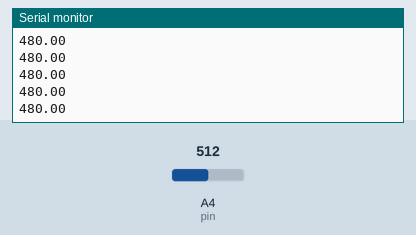
A sketch run on a simulated Arduino Uno, built with avr-gcc and run on an emulated ATmega328P. Parts: the last lines printed to the serial monitor. The test bench sets the inputs (shaded band); at power-on: A4 (pin) = 512.

Above: at 1.2 s.
1.3 s: A4 (pin) set to 716
At 1.9 s:
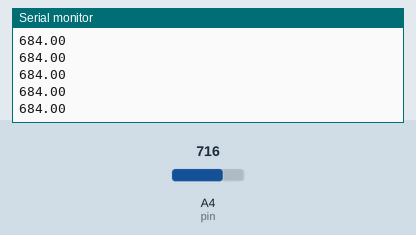
2.8 s: A4 (pin) set to 900
At 3.5 s:
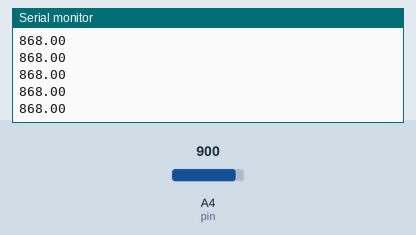
Timing chart, 0 to 5.8 s (numbered marks = the images above; inputs shaded):
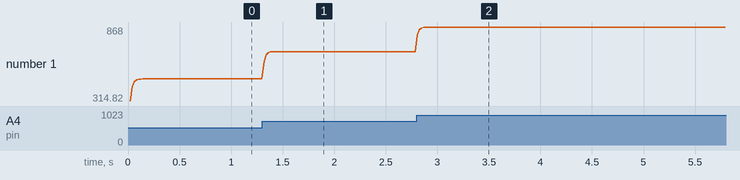

Measured:
- after the input at 1.3 s, the serial monitor: prints a new line at once (image 1)
- after the input at 2.8 s, the serial monitor: prints a new line at once (image 2)
- plotted number 1: 480 → 684 after the input at 1.3 s, 684 → 868 after the input at 2.8 s

The sketch:

Ventilator_Test_Flow.ino
```cpp
int zPressure;
float a;
float AVf_1;
#define pin A4

void setup() {
  Serial.begin(38400);

  zPressure = analogRead(pin) - 480;  //Mengkalibrasi ADC flow
  float fc = 15.167;
  float RC = 1.0 / (2 * 3.14159 * fc);
  a = RC / 0.02;
}

void loop() {
  // put your main code here, to run repeatedly:
  delay(20);
  bacaFlow();
}

void bacaFlow() {
  int analogValue = analogRead(pin) - zPressure; //Baca sensor flow
  //  int analogValue = analogRead(A4); //Baca sensor flow

  float AVf = (analogValue + a * AVf_1) / (a + 1);
  //  float Q = (0.5885 * AVf - 265.63);
  float Q;
  //  if (analogValue < 463) {
  //    Q = (1.2389 * AVf - 554.73);
  //  }
  //
  //  if (analogValue > 503) {
  //    Q = (-0.0008 * pow(AVf, 2)) + (1.0813 * AVf) - 308.96;
  //  }
  //
  //  if (analogValue <= 463 && analogValue >= 503){
  //    Q = (0.4157 * AVf) - 174.97;
  //  }
//  Serial.print(AVf); // cmH2O
//  Serial.print("\t");// cmH2O

//  AVf = sqrt(AVf);

  //y = -34,347x2 + 1291,1x - 12104
  //  Q = -34.347 * pow(AVf, 2) + 1291.1 * AVf - 12104;
  //  Q = (35.264 * AVf) - 623.76;
  //  Q = -8.2053 * pow(AVf, 2) + 329.37 * AVf - 3261.3;

//  Q = -34.347 * pow(AVf, 2) + 1291.1 * AVf - 12104;
  Q = (-0.0683 * AVf) + 32.821;
  Q = sqrt(Q);

  if (Q < 4) {
    Q = 0; //   l/m
  }

  //  if (AVf < 18.03) {
  //    Q = 0; //   l/m
  //  }

  Serial.print(AVf, 2); // cmH2O
//  Serial.print("\t");// cmH2O
//  Serial.print(Q);// cmH2O
  Serial.println();

  AVf_1 = AVf;
}
```
